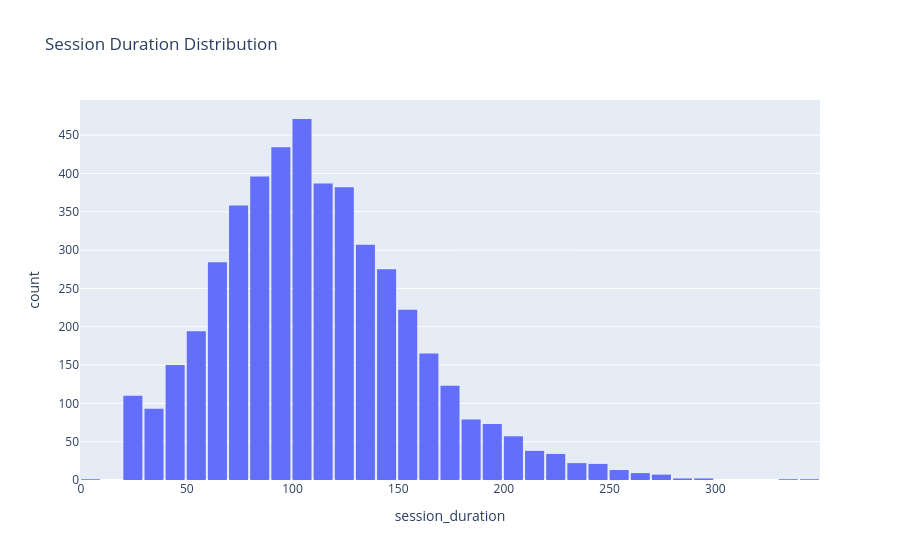

The code cell stored with this chart in its notebook:
### Code cell
fig = px.histogram(
    sessions_df,
    x="session_duration",
    nbins=40,
    title="Session Duration Distribution",
    hover_data=["session_id", "role"]
)

fig.update_layout(bargap=0.1)
fig.show()

### Figure 1 — Plotly figure (JSON) as saved in the notebook; plotly's stock layout.template omitted (floating-point values rounded to 4 significant figures; data arrays with more than 128 entries replaced by an {"elided": "..."} marker saying what was removed)
{"data": [{"bingroup": "x", "hovertemplate": "session_duration=%{x}<br>count=%{y}<extra></extra>", "legendgroup": "", "marker": {"color": "#636efa", "pattern": {"shape": ""}}, "name": "", "nbinsx": 40, "orientation": "v", "showlegend": false, "type": "histogram", "x": {"elided": "4711 float values"}, "xaxis": "x", "yaxis": "y"}], "layout": {"bargap": 0.1, "barmode": "relative", "legend": {"tracegroupgap": 0}, "title": {"text": "Session Duration Distribution"}, "xaxis": {"anchor": "y", "domain": [0, 1], "title": {"text": "session_duration"}}, "yaxis": {"anchor": "x", "domain": [0, 1], "title": {"text": "count"}}}}
